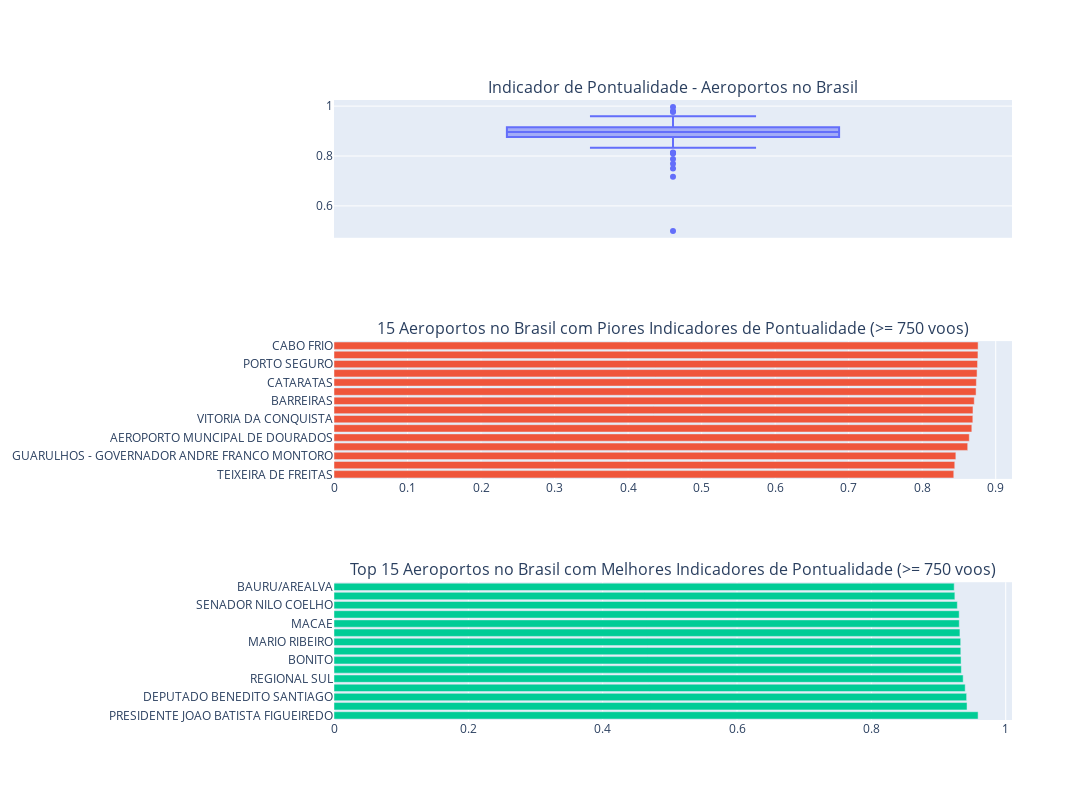

The cell this chart's notebook holds for it:
### Markdown cell above
# Aeroportos e indicador de pontualidade

### Code cell
# Criando subplots
fig = make_subplots(rows=3, cols=1, subplot_titles=(
'Indicador de Pontualidade - Aeroportos no Brasil',
'15 Aeroportos no Brasil com Piores Indicadores de Pontualidade (>= 1000 voos)',
'Top 15 Aeroportos no Brasil com Melhores Indicadores de Pontualidade (>= 1000 voos)'
))

# Boxplot para indicador de pontualidade de todos os aeroportos
fig.add_trace(
    go.Box(y=df_aeroporto_origem_brasil['Indicador_Pontualidade'], name=''),
    row=1, col=1
)

# Gráfico de barras para os 10 piores aeroportos
fig.add_trace(
    go.Bar(x=df_aeroporto_origem_brasil_10_nsmallest['Indicador_Pontualidade'],
           y=df_aeroporto_origem_brasil_10_nsmallest['descricao_origem'],
           orientation='h'),
    row=2, col=1
)

# Gráfico de barras para os 10 melhores aeroportos
fig.add_trace(
    go.Bar(x=df_aeroporto_origem_brasil_10_nlargest['Indicador_Pontualidade'],
           y=df_aeroporto_origem_brasil_10_nlargest['descricao_origem'],
           orientation='h'),
    row=3, col=1
)

# Atualizando layout
fig.update_layout(height=800, width=1500, showlegend=False)

# Exibindo o gráfico
fig.show()

### Figure 1 — Plotly figure (JSON) as saved in the notebook; plotly's stock layout.template omitted (floating-point values rounded to 4 significant figures)
{"data": [{"name": "", "type": "box", "xaxis": "x", "y": [0.8989, 0.8733, 0.9038, 0.8885, 0.7167, 0.9243, 0.8931, 0.8758, null, 0.75, 0.8929, 0.8971, 0.8632, 0.9344, 0.8961, 0.9, 0.8921, 0.9767, null, 0.9095, 0.9125, 0.9085, 0.8458, 0.9081, null, 0.9331, 0.8904, 0.8805, 0.864, 0.814, 0.876, 0.9802, 0.8917, 0.8425, 0.907, 0.9589, 0.8689, 0.9156, 0.8951, 0.94, 0.8429, 0.8097, 0.8865, 0.8443, 0.8792, 0.9053, 0.9204, null, 0.8855, 0.7882, 0.8988, 0.934, 0.9418, 0.9318, 0.8931, 0.928, 0.8861, 0.9307, 0.9178, 0.8784, 0.8746, null, 0.9367, 0.9175, 0.9041, 0.9074, 0.8963, 0.8691, 0.8737, 0.9111, 0.8925, 0.8525, 0.7692, 0.933, 0.9233, 0.9309, 0.8675, 0.9424, 0.8889, 0.8887, 0.9124, 0.8753, 0.8788, 0.923, 0.9335, 0.8843, 0.886, 0.8805, 0.9397, 0.9063, 0.9016, 0.9155, 0.9296, 0.8758, 0.8984, 0.8708, 0.8809, 0.9086, 0.914, 0.5, null, 0.8691, 0.9155, 0.898, 0.8591, 0.9013, 0.9042, 0.9023, 0.8924, 0.8914, 0.919, 0.8992, 0.8918, 0.9147, 0.8333, 0.9118, 0.8619, 0.812, 0.9969, null], "yaxis": "y"}, {"orientation": "h", "type": "bar", "x": [0.8429, 0.8443, 0.8458, 0.8619, 0.864, 0.8675, 0.8689, 0.8691, 0.8708, 0.8733, 0.8737, 0.8746, 0.8753, 0.8758, 0.876], "xaxis": "x2", "y": ["TEIXEIRA DE FREITAS", "SANTO ANGELO", "GUARULHOS - GOVERNADOR ANDRE FRANCO MONTORO", "EDUARDO GOMES", "AEROPORTO MUNCIPAL DE DOURADOS", "CONGONHAS", "VITORIA DA CONQUISTA", "VAL DE CANS", "BARREIRAS", "SALGADO FILHO", "CATARATAS", "LAURO KURTZ", "PORTO SEGURO", "VIRACOPOS", "CABO FRIO"], "yaxis": "y2"}, {"orientation": "h", "type": "bar", "x": [0.9589, 0.9424, 0.9418, 0.9397, 0.9367, 0.934, 0.9335, 0.9331, 0.933, 0.9318, 0.9309, 0.9307, 0.928, 0.9243, 0.9233], "xaxis": "x3", "y": ["PRESIDENTE JOAO BATISTA FIGUEIREDO", "PREFEITO RENATO MOREIRA", "DEPUTADO BENEDITO SANTIAGO", "MARABA", "REGIONAL SUL", "BRIGADEIRO LYSIAS RODRIGUES", "BONITO", "SENADOR PETRONIO PORTELLA", "MARIO RIBEIRO", "RONDONOPOLIS", "MACAE", "JI-PARANA", "SENADOR NILO COELHO", "BARTOLOMEU LISANDRO", "BAURU/AREALVA"], "yaxis": "y3"}], "layout": {"annotations": [{"font": {"size": 16}, "showarrow": false, "text": "Indicador de Pontualidade - Aeroportos no Brasil", "x": 0.5, "xanchor": "center", "xref": "paper", "y": 1, "yanchor": "bottom", "yref": "paper"}, {"font": {"size": 16}, "showarrow": false, "text": "15 Aeroportos no Brasil com Piores Indicadores de Pontualidade (>= 750 voos)", "x": 0.5, "xanchor": "center", "xref": "paper", "y": 0.6111, "yanchor": "bottom", "yref": "paper"}, {"font": {"size": 16}, "showarrow": false, "text": "Top 15 Aeroportos no Brasil com Melhores Indicadores de Pontualidade (>= 750 voos)", "x": 0.5, "xanchor": "center", "xref": "paper", "y": 0.2222, "yanchor": "bottom", "yref": "paper"}], "height": 800, "showlegend": false, "width": 1500, "xaxis": {"anchor": "y", "autorange": true, "domain": [0, 1], "range": [-0.5, 0.5], "type": "category"}, "xaxis2": {"anchor": "y2", "autorange": true, "domain": [0, 1], "range": [0, 0.9221], "type": "linear"}, "xaxis3": {"anchor": "y3", "autorange": true, "domain": [0, 1], "range": [0, 1.009], "type": "linear"}, "yaxis": {"anchor": "x", "autorange": true, "domain": [0.7778, 1], "range": [0.4724, 1.024], "type": "linear"}, "yaxis2": {"anchor": "x2", "autorange": true, "domain": [0.3889, 0.6111], "range": [-0.5, 14.5], "type": "category"}, "yaxis3": {"anchor": "x3", "autorange": true, "domain": [0, 0.2222], "range": [-0.5, 14.5], "type": "category"}}}
